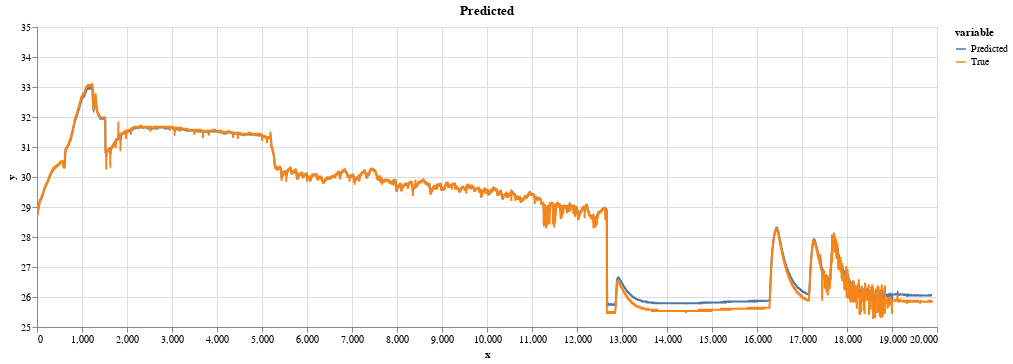

Notebook source saved alongside this figure:
### Code cell
(temp_pred_chart + temp_true_chart)

### Figure 1 — Vega-Lite specification as saved in the notebook (floating-point values rounded to 4 significant figures; data arrays with more than 128 entries replaced by an {"elided": "..."} marker saying what was removed)
{"config": {"view": {"continuousWidth": 400, "continuousHeight": 300}}, "layer": [{"data": {"name": "data-612824c833933f6aefd08667d0206044"}, "mark": {"type": "line", "color": "#FFAA00"}, "encoding": {"color": {"type": "nominal", "field": "variable"}, "x": {"type": "quantitative", "field": "x"}, "y": {"type": "quantitative", "field": "y", "scale": {"domain": [25, 35]}}}, "height": 300, "selection": {"selector042": {"type": "interval", "bind": "scales", "encodings": ["x", "y"]}}, "title": "Predicted", "transform": [{"fold": ["Predicted"], "as": ["variable", "value"]}], "width": 900}, {"data": {"name": "data-ec7f63de40f2cac5d289d83e337543f3"}, "mark": "line", "encoding": {"color": {"type": "nominal", "field": "variable"}, "x": {"type": "quantitative", "field": "x"}, "y": {"type": "quantitative", "field": "y", "scale": {"domain": [25, 35]}}}, "height": 300, "selection": {"selector041": {"type": "interval", "bind": "scales", "encodings": ["x", "y"]}}, "title": "True", "transform": [{"fold": ["True"], "as": ["variable", "value"]}], "width": 900}], "$schema": "https://vega.github.io/schema/vega-lite/v4.8.1.json", "datasets": {"data-612824c833933f6aefd08667d0206044": {"elided": "19890 records"}, "data-ec7f63de40f2cac5d289d83e337543f3": {"elided": "19910 records"}}}
